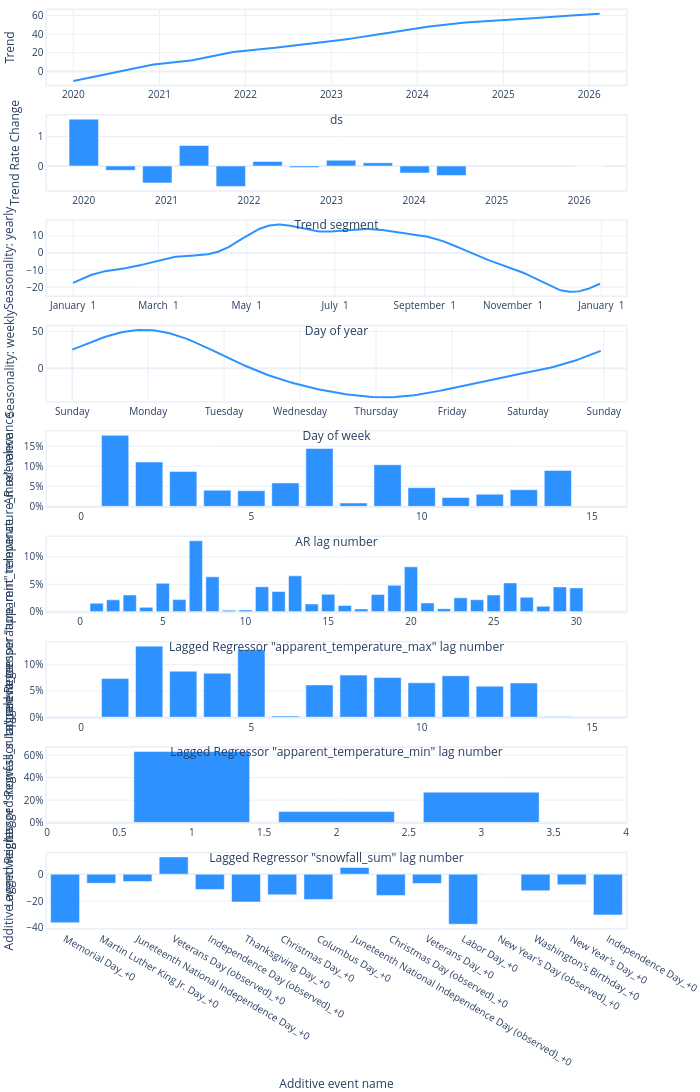

Source (notebook cell):
### Code cell
model.plot_parameters()

### Figure 1 — Plotly figure (JSON) as saved in the notebook; plotly's stock layout.template omitted (floating-point values rounded to 4 significant figures; data arrays with more than 128 entries replaced by an {"elided": "..."} marker saying what was removed)
{"data": [{"fill": "none", "line": {"color": "#2d92ff", "width": 2}, "mode": "lines", "name": "Trend", "type": "scatter", "x": {"elided": "2237 str values"}, "xaxis": "x", "y": {"elided": "2237 float values"}, "yaxis": "y"}, {"marker": {"color": "#2d92ff"}, "name": "Trend Rate Change", "type": "bar", "x": ["2020-01-01T00:00:00", "2020-06-11T14:50:10.909091", "2020-11-21T05:40:21.818182", "2021-05-02T20:30:32.727273", "2021-10-12T11:20:43.636364", "2022-03-24T02:10:54.545455", "2022-09-02T17:01:05.454545", "2023-02-12T07:51:16.363636", "2023-07-24T22:41:27.272727", "2024-01-03T13:31:38.181818", "2024-06-14T04:21:49.090909", "2026-02-14T00:00:00"], "xaxis": "x2", "y": [1.591, -0.1479, -0.5737, 0.6971, -0.6946, 0.1543, -0.05384, 0.1942, 0.1063, -0.2371, -0.3225, 0], "yaxis": "y2"}, {"fill": "none", "line": {"color": "#2d92ff", "width": 2}, "mode": "lines", "name": "yearly", "type": "scatter", "x": {"elided": "365 str values"}, "xaxis": "x3", "y": {"elided": "365 float values"}, "yaxis": "y3"}, {"fill": "none", "line": {"color": "#2d92ff", "width": 2}, "mode": "lines", "name": "weekly", "type": "scatter", "x": {"elided": "168 int values"}, "xaxis": "x4", "y": {"elided": "168 float values"}, "yaxis": "y4"}, {"marker": {"color": "#2d92ff"}, "name": "AR", "type": "bar", "x": [14, 13, 12, 11, 10, 9, 8, 7, 6, 5, 4, 3, 2, 1], "xaxis": "x5", "y": [0.08971, 0.04159, 0.03042, 0.02226, 0.04664, 0.1038, 0.008498, 0.1444, 0.05841, 0.03908, 0.0404, 0.08715, 0.1106, 0.177], "yaxis": "y5"}, {"marker": {"color": "#2d92ff"}, "name": "Lagged Regressor \"apparent_temperature_max\"", "type": "bar", "x": [30, 29, 28, 27, 26, 25, 24, 23, 22, 21, 20, 19, 18, 17, 16, 15, 14, 13, 12, 11, 10, 9, 8, 7, 6, 5, 4, 3, 2, 1], "xaxis": "x6", "y": [0.04349, 0.04536, 0.01009, 0.02646, 0.05266, 0.03068, 0.02197, 0.0255, 0.005469, 0.01617, 0.08187, 0.04822, 0.03145, 0.005201, 0.01147, 0.03188, 0.01424, 0.06548, 0.03699, 0.04556, 0.003317, 0.002982, 0.0637, 0.1295, 0.02223, 0.05191, 0.008072, 0.03069, 0.02179, 0.01565], "yaxis": "y6"}, {"marker": {"color": "#2d92ff"}, "name": "Lagged Regressor \"apparent_temperature_min\"", "type": "bar", "x": [14, 13, 12, 11, 10, 9, 8, 7, 6, 5, 4, 3, 2, 1], "xaxis": "x7", "y": [0.001558, 0.0652, 0.05921, 0.07905, 0.06552, 0.07569, 0.08027, 0.06159, 0.002393, 0.1287, 0.0839, 0.08776, 0.1355, 0.07366], "yaxis": "y7"}, {"marker": {"color": "#2d92ff"}, "name": "Lagged Regressor \"snowfall_sum\"", "type": "bar", "x": [3, 2, 1], "xaxis": "x8", "y": [0.2707, 0.09773, 0.6316], "yaxis": "y8"}, {"marker": {"color": "#2d92ff"}, "name": "Additive event", "type": "bar", "width": 0.8, "x": ["Memorial Day_+0", "Martin Luther King Jr. Day_+0", "Juneteenth National Independence Day_+0", "Veterans Day (observed)_+0", "Independence Day (observed)_+0", "Thanksgiving Day_+0", "Christmas Day_+0", "Columbus Day_+0", "Juneteenth National Independence Day (observed)_+0", "Christmas Day (observed)_+0", "Veterans Day_+0", "Labor Day_+0", "New Year's Day (observed)_+0", "Washington's Birthday_+0", "New Year's Day_+0", "Independence Day_+0"], "xaxis": "x9", "y": [-36.13, -6.76, -5.482, 12.81, -11.35, -20.68, -15.35, -18.91, 5.056, -15.77, -6.91, -37.23, -0.03948, -12.29, -7.829, -30.3], "yaxis": "y9"}], "layout": {"autosize": true, "font": {"size": 10}, "height": 1890, "hovermode": "x unified", "margin": {"b": 0, "l": 0, "pad": 0, "r": 10, "t": 10}, "showlegend": false, "title": {"font": {"size": 12}}, "width": 700, "xaxis": {"anchor": "y", "domain": [0, 1], "linewidth": 1.5, "mirror": true, "range": ["2019-09-11T00:00:00", "2026-06-06T00:00:00"], "showline": true, "title": {"text": "ds"}, "type": "date"}, "xaxis2": {"anchor": "y2", "domain": [0, 1], "linewidth": 1.5, "mirror": true, "range": ["2019-07-22T09:09:49.090909", "2026-07-26T14:50:10.909091"], "showline": true, "title": {"text": "Trend segment"}, "type": "date"}, "xaxis3": {"anchor": "y3", "domain": [0, 1], "linewidth": 1.5, "mirror": true, "range": ["2016-12-14T00:00:00", "2018-01-18T00:00:00"], "showline": true, "tickformat": "%B %e", "title": {"text": "Day of year"}}, "xaxis4": {"anchor": "y4", "domain": [0, 1], "linewidth": 1.5, "mirror": true, "range": [-8, 175], "showline": true, "tickmode": "array", "ticktext": ["Sunday", "Monday", "Tuesday", "Wednesday", "Thursday", "Friday", "Saturday", "Sunday", "Sunday"], "tickvals": [0, 24, 48, 72, 96, 120, 144, 168, 192], "title": {"text": "Day of week"}}, "xaxis5": {"anchor": "y5", "domain": [0, 1], "linewidth": 1.5, "mirror": true, "range": [-1, 16], "showline": true, "title": {"text": "AR lag number"}}, "xaxis6": {"anchor": "y6", "domain": [0, 1], "linewidth": 1.5, "mirror": true, "range": [-2, 33], "showline": true, "title": {"text": "Lagged Regressor \"apparent_temperature_max\" lag number"}}, "xaxis7": {"anchor": "y7", "domain": [0, 1], "linewidth": 1.5, "mirror": true, "range": [-1, 16], "showline": true, "title": {"text": "Lagged Regressor \"apparent_temperature_min\" lag number"}}, "xaxis8": {"anchor": "y8", "domain": [0, 1], "linewidth": 1.5, "mirror": true, "range": [0, 4], "showline": true, "title": {"text": "Lagged Regressor \"snowfall_sum\" lag number"}}, "xaxis9": {"anchor": "y9", "domain": [0, 1], "linewidth": 1.5, "mirror": true, "showline": true, "title": {"text": "Additive event name"}}, "yaxis": {"anchor": "x", "domain": [0.9185, 1], "linewidth": 1.5, "mirror": true, "rangemode": "normal", "showline": true, "title": {"text": "Trend"}}, "yaxis2": {"anchor": "x2", "domain": [0.8037, 0.8852], "linewidth": 1.5, "mirror": true, "rangemode": "normal", "showline": true, "title": {"text": "Trend Rate Change"}}, "yaxis3": {"anchor": "x3", "domain": [0.6889, 0.7704], "linewidth": 1.5, "mirror": true, "rangemode": "normal", "showline": true, "title": {"text": "Seasonality: yearly"}}, "yaxis4": {"anchor": "x4", "domain": [0.5741, 0.6556], "linewidth": 1.5, "mirror": true, "rangemode": "normal", "showline": true, "title": {"text": "Seasonality: weekly"}}, "yaxis5": {"anchor": "x5", "domain": [0.4593, 0.5407], "linewidth": 1.5, "mirror": true, "rangemode": "normal", "showline": true, "tickformat": ",.0%", "title": {"text": "AR relevance"}}, "yaxis6": {"anchor": "x6", "domain": [0.3444, 0.4259], "linewidth": 1.5, "mirror": true, "rangemode": "normal", "showline": true, "tickformat": ",.0%", "title": {"text": "Lagged Regressor \"apparent_temperature_max\" relevance"}}, "yaxis7": {"anchor": "x7", "domain": [0.2296, 0.3111], "linewidth": 1.5, "mirror": true, "rangemode": "normal", "showline": true, "tickformat": ",.0%", "title": {"text": "Lagged Regressor \"apparent_temperature_min\" relevance"}}, "yaxis8": {"anchor": "x8", "domain": [0.1148, 0.1963], "linewidth": 1.5, "mirror": true, "rangemode": "normal", "showline": true, "tickformat": ",.0%", "title": {"text": "Lagged Regressor \"snowfall_sum\" relevance"}}, "yaxis9": {"anchor": "x9", "domain": [0, 0.08148], "linewidth": 1.5, "mirror": true, "rangemode": "normal", "showline": true, "title": {"text": "Additive event weight"}}}}
